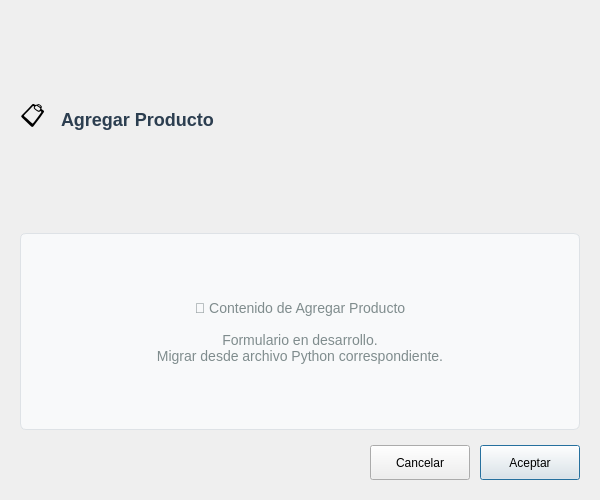
<?xml version="1.0" encoding="UTF-8"?>
<ui version="4.0">
 <class>AddProductDialog</class>
 <widget class="QDialog" name="AddProductDialog">
  <property name="geometry">
   <rect>
    <x>0</x>
    <y>0</y>
    <width>600</width>
    <height>500</height>
   </rect>
  </property>
  <property name="windowTitle">
   <string>Agregar Producto</string>
  </property>
  <property name="modal">
   <bool>true</bool>
  </property>
  <layout class="QVBoxLayout" name="mainLayout">
   <property name="spacing">
    <number>15</number>
   </property>
   <property name="leftMargin">
    <number>20</number>
   </property>
   <property name="topMargin">
    <number>20</number>
   </property>
   <property name="rightMargin">
    <number>20</number>
   </property>
   <property name="bottomMargin">
    <number>20</number>
   </property>
   
   <!-- Header -->
   <item>
    <layout class="QHBoxLayout" name="headerLayout">
     <item>
      <widget class="QLabel" name="lblIcon">
       <property name="text">
        <string>📋</string>
       </property>
       <property name="styleSheet">
        <string>font-size: 24px;</string>
       </property>
      </widget>
     </item>
     <item>
      <widget class="QLabel" name="lblTitle">
       <property name="text">
        <string>Agregar Producto</string>
       </property>
       <property name="styleSheet">
        <string>font-size: 18px; font-weight: bold; color: #2c3e50;</string>
       </property>
      </widget>
     </item>
     <item>
      <spacer name="headerSpacer">
       <property name="orientation">
        <enum>Qt::Horizontal</enum>
       </property>
       <property name="sizeHint" stdset="0">
        <size>
         <width>40</width>
         <height>20</height>
        </size>
       </property>
      </spacer>
     </item>
    </layout>
   </item>
   
   <!-- Content -->
   <item>
    <widget class="QFrame" name="frameContent">
     <property name="frameShape">
      <enum>QFrame::StyledPanel</enum>
     </property>
     <property name="frameShadow">
      <enum>QFrame::Raised</enum>
     </property>
     <property name="styleSheet">
      <string>
       QFrame#frameContent {
        background-color: #f8f9fa;
        border: 1px solid #dee2e6;
        border-radius: 6px;
       }
      </string>
     </property>
     <layout class="QVBoxLayout" name="contentLayout">
      <property name="spacing">
       <number>10</number>
      </property>
      <property name="leftMargin">
       <number>15</number>
      </property>
      <property name="topMargin">
       <number>15</number>
      </property>
      <property name="rightMargin">
       <number>15</number>
      </property>
      <property name="bottomMargin">
       <number>15</number>
      </property>
      
      <item>
       <widget class="QLabel" name="lblPlaceholder">
        <property name="text">
         <string>🚧 Contenido de Agregar Producto
         
Formulario en desarrollo.
Migrar desde archivo Python correspondiente.</string>
        </property>
        <property name="alignment">
         <set>Qt::AlignCenter</set>
        </property>
        <property name="styleSheet">
         <string>
          QLabel {
           color: #7f8c8d;
           font-size: 14px;
           padding: 20px;
          }
         </string>
        </property>
       </widget>
      </item>
     </layout>
    </widget>
   </item>
   
   <!-- Buttons -->
   <item>
    <layout class="QHBoxLayout" name="buttonLayout">
     <property name="spacing">
      <number>10</number>
     </property>
     <item>
      <spacer name="buttonSpacer">
       <property name="orientation">
        <enum>Qt::Horizontal</enum>
       </property>
       <property name="sizeHint" stdset="0">
        <size>
         <width>40</width>
         <height>20</height>
        </size>
       </property>
      </spacer>
     </item>
     <item>
      <widget class="QPushButton" name="btnCancel">
       <property name="text">
        <string>Cancelar</string>
       </property>
       <property name="minimumSize">
        <size>
         <width>100</width>
         <height>35</height>
        </size>
       </property>
      </widget>
     </item>
     <item>
      <widget class="QPushButton" name="btnAccept">
       <property name="text">
        <string>Aceptar</string>
       </property>
       <property name="default">
        <bool>true</bool>
       </property>
       <property name="minimumSize">
        <size>
         <width>100</width>
         <height>35</height>
        </size>
       </property>
      </widget>
     </item>
    </layout>
   </item>
  </layout>
 </widget>
 
 <tabstops>
  <tabstop>btnAccept</tabstop>
  <tabstop>btnCancel</tabstop>
 </tabstops>
 
 <resources/>
 <connections>
  <connection>
   <sender>btnCancel</sender>
   <signal>clicked()</signal>
   <receiver>AddProductDialog</receiver>
   <slot>reject()</slot>
   <hints>
    <hint type="sourcelabel">
     <x>350</x>
     <y>370</y>
    </hint>
    <hint type="destinationlabel">
     <x>250</x>
     <y>200</y>
    </hint>
   </hints>
  </connection>
 </connections>
</ui>
